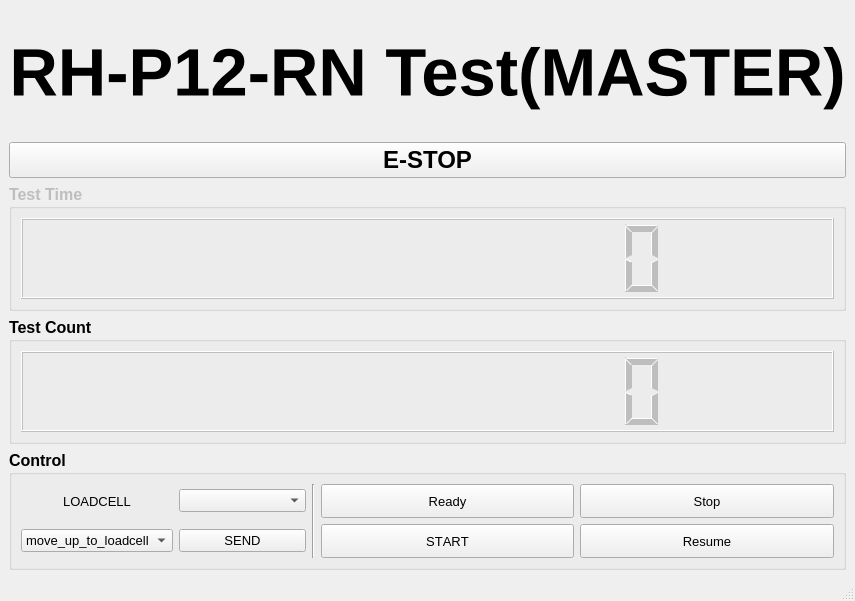
<?xml version="1.0" encoding="UTF-8"?>
<ui version="4.0">
 <class>TestMasterMainWindow</class>
 <widget class="QMainWindow" name="TestMasterMainWindow">
  <property name="geometry">
   <rect>
    <x>0</x>
    <y>0</y>
    <width>848</width>
    <height>601</height>
   </rect>
  </property>
  <property name="sizePolicy">
   <sizepolicy hsizetype="Expanding" vsizetype="Expanding">
    <horstretch>0</horstretch>
    <verstretch>0</verstretch>
   </sizepolicy>
  </property>
  <property name="windowTitle">
   <string>Gripper Test MASTER</string>
  </property>
  <property name="windowIcon">
   <iconset>
    <normaloff>:/images/robotis_icon.png</normaloff>:/images/robotis_icon.png</iconset>
  </property>
  <widget class="QWidget" name="centralwidget">
   <layout class="QVBoxLayout" name="verticalLayout">
    <item>
     <widget class="QLabel" name="label_title">
      <property name="sizePolicy">
       <sizepolicy hsizetype="Expanding" vsizetype="MinimumExpanding">
        <horstretch>0</horstretch>
        <verstretch>0</verstretch>
       </sizepolicy>
      </property>
      <property name="minimumSize">
       <size>
        <width>0</width>
        <height>60</height>
       </size>
      </property>
      <property name="font">
       <font>
        <pointsize>50</pointsize>
        <weight>75</weight>
        <bold>true</bold>
       </font>
      </property>
      <property name="text">
       <string>RH-P12-RN Test(MASTER)</string>
      </property>
      <property name="textFormat">
       <enum>Qt::AutoText</enum>
      </property>
      <property name="scaledContents">
       <bool>false</bool>
      </property>
      <property name="alignment">
       <set>Qt::AlignCenter</set>
      </property>
      <property name="margin">
       <number>1</number>
      </property>
     </widget>
    </item>
    <item>
     <widget class="QPushButton" name="pushButton_e_stop">
      <property name="sizePolicy">
       <sizepolicy hsizetype="MinimumExpanding" vsizetype="Minimum">
        <horstretch>0</horstretch>
        <verstretch>0</verstretch>
       </sizepolicy>
      </property>
      <property name="minimumSize">
       <size>
        <width>50</width>
        <height>30</height>
       </size>
      </property>
      <property name="font">
       <font>
        <pointsize>18</pointsize>
        <weight>75</weight>
        <bold>true</bold>
       </font>
      </property>
      <property name="text">
       <string>E-STOP</string>
      </property>
     </widget>
    </item>
    <item>
     <widget class="QGroupBox" name="groupBox_test_time">
      <property name="enabled">
       <bool>false</bool>
      </property>
      <property name="sizePolicy">
       <sizepolicy hsizetype="MinimumExpanding" vsizetype="MinimumExpanding">
        <horstretch>0</horstretch>
        <verstretch>0</verstretch>
       </sizepolicy>
      </property>
      <property name="font">
       <font>
        <pointsize>12</pointsize>
        <weight>75</weight>
        <bold>true</bold>
       </font>
      </property>
      <property name="title">
       <string>Test Time</string>
      </property>
      <layout class="QGridLayout" name="gridLayout">
       <item row="0" column="0">
        <widget class="QLCDNumber" name="lcdNumber_test_time">
         <property name="sizePolicy">
          <sizepolicy hsizetype="MinimumExpanding" vsizetype="MinimumExpanding">
           <horstretch>0</horstretch>
           <verstretch>0</verstretch>
          </sizepolicy>
         </property>
         <property name="minimumSize">
          <size>
           <width>0</width>
           <height>80</height>
          </size>
         </property>
         <property name="smallDecimalPoint">
          <bool>false</bool>
         </property>
         <property name="digitCount">
          <number>12</number>
         </property>
         <property name="mode">
          <enum>QLCDNumber::Dec</enum>
         </property>
         <property name="intValue" stdset="0">
          <number>0</number>
         </property>
        </widget>
       </item>
      </layout>
     </widget>
    </item>
    <item>
     <widget class="QGroupBox" name="groupBox_test">
      <property name="sizePolicy">
       <sizepolicy hsizetype="MinimumExpanding" vsizetype="MinimumExpanding">
        <horstretch>0</horstretch>
        <verstretch>0</verstretch>
       </sizepolicy>
      </property>
      <property name="font">
       <font>
        <pointsize>12</pointsize>
        <weight>75</weight>
        <bold>true</bold>
       </font>
      </property>
      <property name="title">
       <string>Test Count</string>
      </property>
      <layout class="QGridLayout" name="gridLayout_3">
       <item row="0" column="0">
        <widget class="QLCDNumber" name="lcdNumber_test_count">
         <property name="enabled">
          <bool>false</bool>
         </property>
         <property name="sizePolicy">
          <sizepolicy hsizetype="MinimumExpanding" vsizetype="MinimumExpanding">
           <horstretch>0</horstretch>
           <verstretch>0</verstretch>
          </sizepolicy>
         </property>
         <property name="minimumSize">
          <size>
           <width>0</width>
           <height>80</height>
          </size>
         </property>
         <property name="digitCount">
          <number>12</number>
         </property>
        </widget>
       </item>
      </layout>
     </widget>
    </item>
    <item>
     <widget class="QGroupBox" name="groupBox_control">
      <property name="sizePolicy">
       <sizepolicy hsizetype="MinimumExpanding" vsizetype="MinimumExpanding">
        <horstretch>0</horstretch>
        <verstretch>0</verstretch>
       </sizepolicy>
      </property>
      <property name="maximumSize">
       <size>
        <width>16777215</width>
        <height>120</height>
       </size>
      </property>
      <property name="font">
       <font>
        <pointsize>12</pointsize>
        <weight>75</weight>
        <bold>true</bold>
        <kerning>false</kerning>
       </font>
      </property>
      <property name="title">
       <string>Control</string>
      </property>
      <layout class="QGridLayout" name="gridLayout_2" rowstretch="1,1" columnstretch="1,1,1,1,1,1,1">
       <item row="0" column="5" colspan="2">
        <widget class="QPushButton" name="pushButton_stop">
         <property name="sizePolicy">
          <sizepolicy hsizetype="MinimumExpanding" vsizetype="MinimumExpanding">
           <horstretch>0</horstretch>
           <verstretch>0</verstretch>
          </sizepolicy>
         </property>
         <property name="minimumSize">
          <size>
           <width>0</width>
           <height>20</height>
          </size>
         </property>
         <property name="font">
          <font>
           <pointsize>10</pointsize>
           <weight>50</weight>
           <bold>false</bold>
           <kerning>false</kerning>
          </font>
         </property>
         <property name="text">
          <string>Stop</string>
         </property>
        </widget>
       </item>
       <item row="1" column="3" colspan="2">
        <widget class="QPushButton" name="pushButton_start_continue">
         <property name="sizePolicy">
          <sizepolicy hsizetype="MinimumExpanding" vsizetype="MinimumExpanding">
           <horstretch>0</horstretch>
           <verstretch>0</verstretch>
          </sizepolicy>
         </property>
         <property name="minimumSize">
          <size>
           <width>0</width>
           <height>20</height>
          </size>
         </property>
         <property name="font">
          <font>
           <pointsize>10</pointsize>
           <weight>50</weight>
           <bold>false</bold>
           <kerning>false</kerning>
          </font>
         </property>
         <property name="text">
          <string>START</string>
         </property>
        </widget>
       </item>
       <item row="0" column="3" colspan="2">
        <widget class="QPushButton" name="pushButton_ready">
         <property name="sizePolicy">
          <sizepolicy hsizetype="MinimumExpanding" vsizetype="MinimumExpanding">
           <horstretch>0</horstretch>
           <verstretch>0</verstretch>
          </sizepolicy>
         </property>
         <property name="minimumSize">
          <size>
           <width>0</width>
           <height>20</height>
          </size>
         </property>
         <property name="font">
          <font>
           <pointsize>10</pointsize>
           <weight>50</weight>
           <bold>false</bold>
           <kerning>false</kerning>
          </font>
         </property>
         <property name="text">
          <string>Ready</string>
         </property>
        </widget>
       </item>
       <item row="0" column="2" rowspan="2">
        <widget class="Line" name="line">
         <property name="orientation">
          <enum>Qt::Vertical</enum>
         </property>
        </widget>
       </item>
       <item row="1" column="5" colspan="2">
        <widget class="QPushButton" name="pushButton_resume">
         <property name="sizePolicy">
          <sizepolicy hsizetype="MinimumExpanding" vsizetype="MinimumExpanding">
           <horstretch>0</horstretch>
           <verstretch>0</verstretch>
          </sizepolicy>
         </property>
         <property name="minimumSize">
          <size>
           <width>0</width>
           <height>20</height>
          </size>
         </property>
         <property name="font">
          <font>
           <pointsize>10</pointsize>
           <weight>50</weight>
           <bold>false</bold>
           <kerning>false</kerning>
          </font>
         </property>
         <property name="text">
          <string>Resume</string>
         </property>
        </widget>
       </item>
       <item row="0" column="0">
        <widget class="QLabel" name="label_loadcell">
         <property name="sizePolicy">
          <sizepolicy hsizetype="MinimumExpanding" vsizetype="MinimumExpanding">
           <horstretch>0</horstretch>
           <verstretch>0</verstretch>
          </sizepolicy>
         </property>
         <property name="minimumSize">
          <size>
           <width>0</width>
           <height>20</height>
          </size>
         </property>
         <property name="font">
          <font>
           <pointsize>10</pointsize>
           <weight>50</weight>
           <bold>false</bold>
           <kerning>false</kerning>
          </font>
         </property>
         <property name="text">
          <string>LOADCELL</string>
         </property>
         <property name="alignment">
          <set>Qt::AlignCenter</set>
         </property>
         <property name="wordWrap">
          <bool>true</bool>
         </property>
        </widget>
       </item>
       <item row="1" column="1">
        <widget class="QPushButton" name="pushButton_loadcell_command">
         <property name="font">
          <font>
           <pointsize>10</pointsize>
           <weight>50</weight>
           <bold>false</bold>
          </font>
         </property>
         <property name="text">
          <string>SEND</string>
         </property>
        </widget>
       </item>
       <item row="0" column="1">
        <widget class="QComboBox" name="comboBox_robot">
         <property name="font">
          <font>
           <pointsize>10</pointsize>
           <weight>50</weight>
           <bold>false</bold>
          </font>
         </property>
        </widget>
       </item>
       <item row="1" column="0">
        <widget class="QComboBox" name="comboBox_command">
         <property name="font">
          <font>
           <pointsize>10</pointsize>
           <weight>50</weight>
           <bold>false</bold>
          </font>
         </property>
         <item>
          <property name="text">
           <string>move_up_to_loadcell</string>
          </property>
         </item>
         <item>
          <property name="text">
           <string>move_down</string>
          </property>
         </item>
         <item>
          <property name="text">
           <string>gripper_on</string>
          </property>
         </item>
         <item>
          <property name="text">
           <string>gripper_off</string>
          </property>
         </item>
        </widget>
       </item>
      </layout>
     </widget>
    </item>
   </layout>
  </widget>
  <widget class="QMenuBar" name="menubar">
   <property name="geometry">
    <rect>
     <x>0</x>
     <y>0</y>
     <width>848</width>
     <height>22</height>
    </rect>
   </property>
  </widget>
  <widget class="QStatusBar" name="statusbar"/>
 </widget>
 <resources/>
 <connections/>
</ui>
